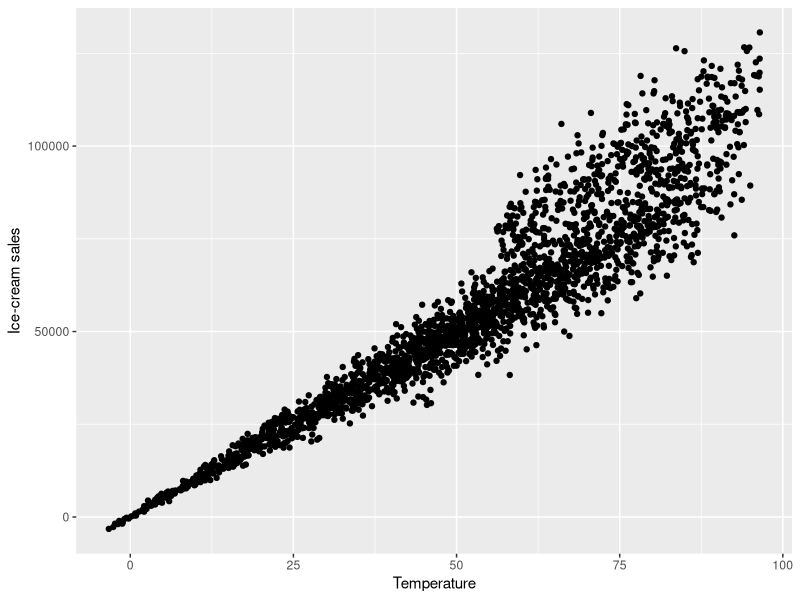
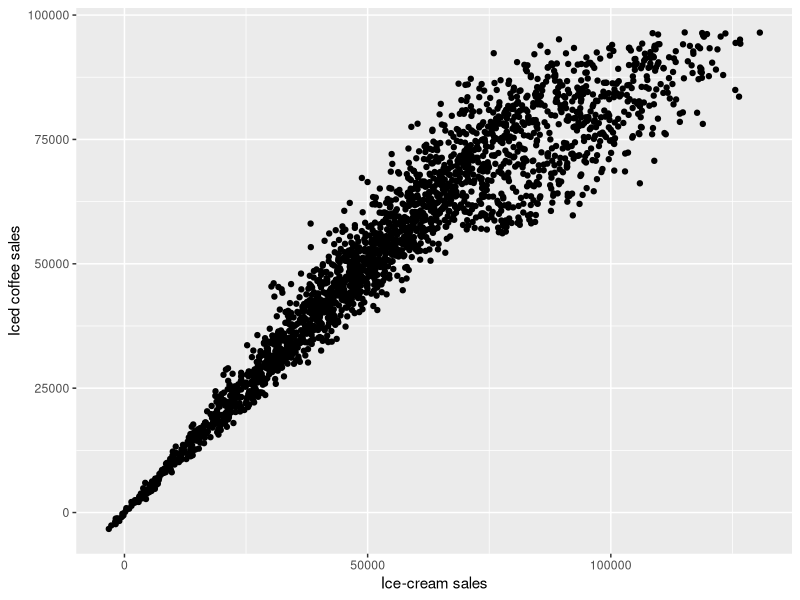
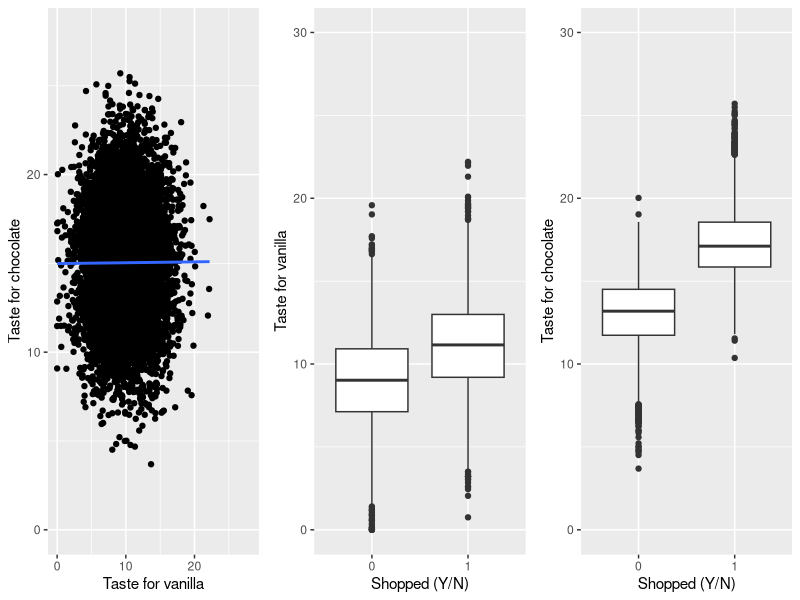
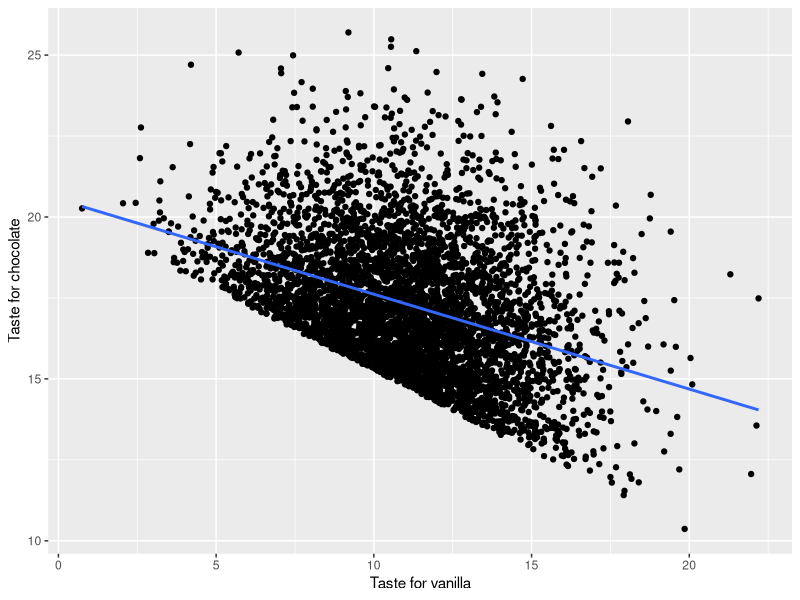

Reproduce these figures in R, in order.
#################################
##### This script analyzes the simulated data used in chapter 2, 
##### Behaviors, Causality and Prediction
#################################

##### Setup #####
set.seed(1235)
options(scipen=10)

library(tidyverse)
library(ggpubr) # Enabling multiplots w function ggarrange

setwd("C:/Users/Florent/Dropbox/Synchronised/Work_and_projects/Behavioral data science book/R scripts/transfered to Github")

##### First example: stand data #####

#Reading the data
stand_dat <- read_csv("chap2-stand_data.csv")

#Plotting ice-cream sales against temperatures
fig2.1 <- ggplot(stand_dat, aes(x=temps, y=icecream_sales)) + 
  geom_point() + labs(x='Temperature', y='Ice-cream sales') 
fig2.1

#Running linear regressions 
#Biased model (coeff should be 1,000)
model1 <- lm(icecream_sales ~ temps, data=stand_dat)
summary(model1)

#correct model for icecream (coeffs should be 1,000 and 20,000)
model2 <- lm(icecream_sales ~ temps + summer_months, data=stand_dat)
summary(model2)

#Model biased by extra controlling
model3 <- lm(icecream_sales ~ iced_coffee_sales + temps + summer_months, 
             data = stand_dat)
summary(model3)

#Plotting iced coffee sales against ice-cream sales
fig2.2 <- ggplot(stand_dat, aes(x=icecream_sales, y=iced_coffee_sales)) + 
  geom_point() + labs(x='Ice-cream sales', y='Iced coffee sales') 
fig2.2

##### Second example: survey data #####

#Reading the data
survey_dat <- read_csv("chap2-survey_data.csv")

#Reformatting shopped variable to binary
survey_dat <- survey_dat %>%
  mutate(shopped = factor(shopped))

### Plotting relationships between variables in the data

#Scatterplot of chocolate versus vanilla taste 
fig2.3.1 <- ggplot(survey_dat, aes(x=vanilla, y=chocolate)) + geom_point() +
  xlim(c(0,28)) + ylim(c(0,28)) + geom_smooth(method = lm, se = FALSE) +
  labs(x='Taste for vanilla', y='Taste for chocolate') 

#Boxplot of vanilla taste against shopping behavior
fig2.3.2 <- ggplot(survey_dat, aes(shopped, vanilla)) + geom_boxplot() +
  labs(x='Shopped (Y/N)', y='Taste for vanilla') + ylim(c(0,30))

#Boxplot of chocolate taste against shopping behavior
fig2.3.3 <- ggplot(survey_dat, aes(shopped, chocolate)) + geom_boxplot() +
  labs(x='Shopped (Y/N)', y='Taste for chocolate') + ylim(c(0,30))

ggpubr::ggarrange(fig2.3.1, fig2.3.2, fig2.3.3, ncol = 3)

### Plotting same scatterplot but for shoppers only

#Scatterplot of chocolate versus vanilla taste 
fig2.4 <- ggplot(survey_dat %>% filter(shopped=='1'), aes(x=vanilla, y=chocolate)) + geom_point() + 
  labs(x='Taste for vanilla', y='Taste for chocolate') + geom_smooth(method = lm,
                                                                     se = FALSE) 
fig2.4



